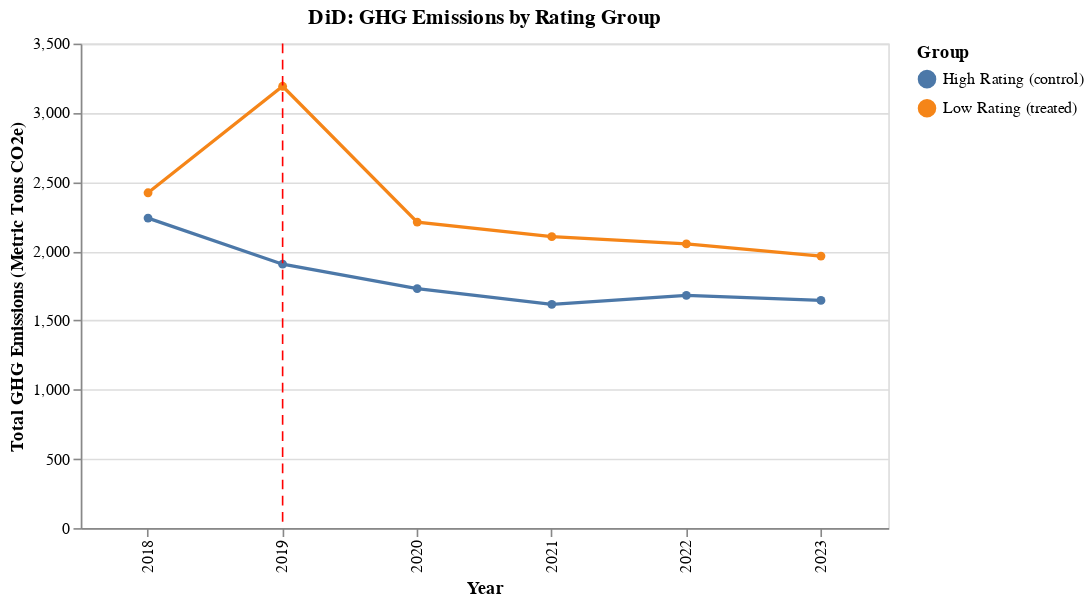

Notebook cell for this chart:
### Code cell
pu.plot_did_trend(
    did_df,
    year_col="Data Year",
    group_col="LowRating",
    outcome_col="Total GHG Emissions (Metric Tons CO2e)",
    policy_year=2019,
    group_labels={1: "Low Rating (treated)", 0: "High Rating (control)"},
    title="DiD: GHG Emissions by Rating Group",
)

### Figure 1 — Vega-Lite specification as saved in the notebook (floating-point values rounded to 4 significant figures)
{"config": {"view": {"continuousWidth": 300, "continuousHeight": 300}}, "layer": [{"data": {"name": "data-4e42540b3a46748d0590a2248e50dad0"}, "mark": {"type": "line", "point": true}, "encoding": {"color": {"field": "LowRating", "title": "Group", "type": "nominal"}, "tooltip": [{"field": "Data Year", "title": "Year", "type": "ordinal"}, {"field": "LowRating", "title": "Group", "type": "nominal"}, {"field": "MeanOutcome", "format": ".2f", "title": "Mean Outcome", "type": "quantitative"}], "x": {"field": "Data Year", "title": "Year", "type": "ordinal"}, "y": {"field": "MeanOutcome", "title": "Total GHG Emissions (Metric Tons CO2e)", "type": "quantitative"}}}, {"data": {"name": "data-dc8e9d07163f5c9a3a199184f074ad34"}, "mark": {"type": "rule", "color": "red", "strokeDash": [6, 4]}, "encoding": {"x": {"field": "x", "type": "ordinal"}}}], "height": 300, "title": "DiD: GHG Emissions by Rating Group", "width": 500, "$schema": "https://vega.github.io/schema/vega-lite/v5.20.1.json", "datasets": {"data-4e42540b3a46748d0590a2248e50dad0": [{"Data Year": 2018, "LowRating": "High Rating (control)", "MeanOutcome": 2239.0}, {"Data Year": 2018, "LowRating": "Low Rating (treated)", "MeanOutcome": 2423.0}, {"Data Year": 2019, "LowRating": "High Rating (control)", "MeanOutcome": 1906.0}, {"Data Year": 2019, "LowRating": "Low Rating (treated)", "MeanOutcome": 3192.0}, {"Data Year": 2020, "LowRating": "High Rating (control)", "MeanOutcome": 1730.0}, {"Data Year": 2020, "LowRating": "Low Rating (treated)", "MeanOutcome": 2210.0}, {"Data Year": 2021, "LowRating": "High Rating (control)", "MeanOutcome": 1617.0}, {"Data Year": 2021, "LowRating": "Low Rating (treated)", "MeanOutcome": 2105.0}, {"Data Year": 2022, "LowRating": "High Rating (control)", "MeanOutcome": 1681.0}, {"Data Year": 2022, "LowRating": "Low Rating (treated)", "MeanOutcome": 2053.0}, {"Data Year": 2023, "LowRating": "High Rating (control)", "MeanOutcome": 1645.0}, {"Data Year": 2023, "LowRating": "Low Rating (treated)", "MeanOutcome": 1965.0}], "data-dc8e9d07163f5c9a3a199184f074ad34": [{"x": 2019}]}}
